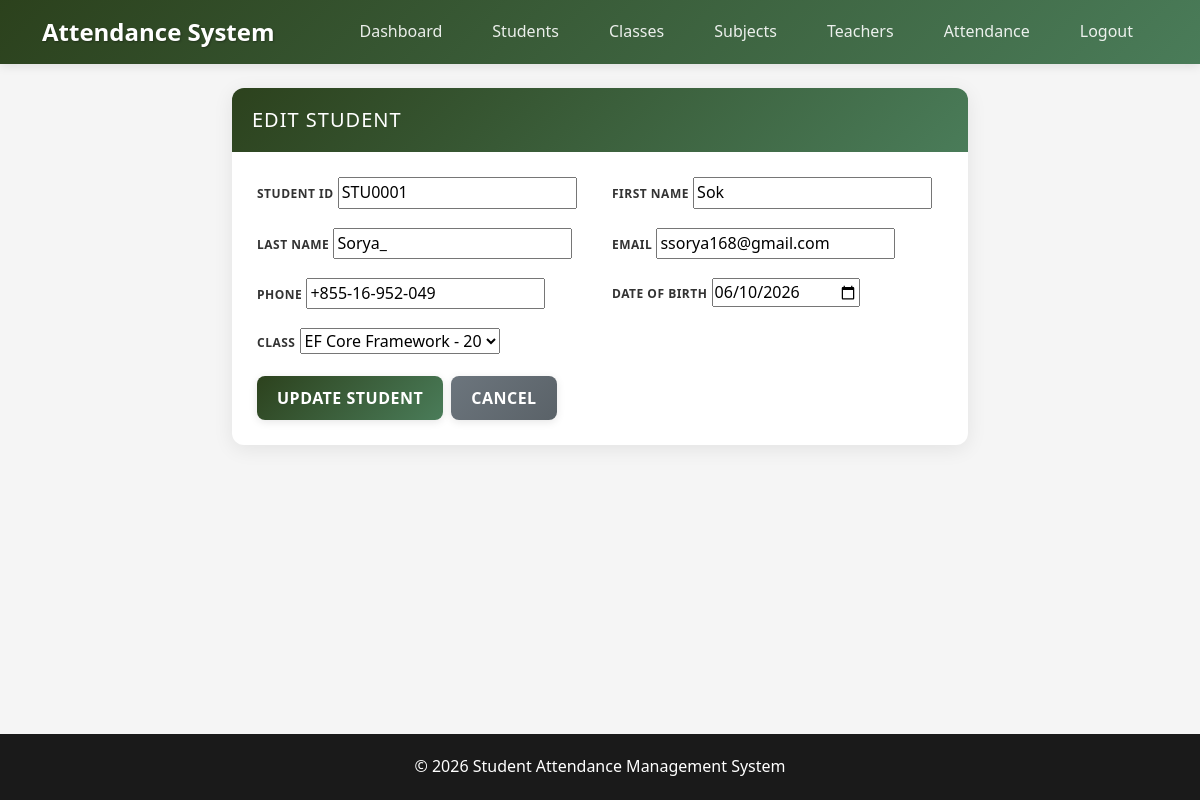
The page /students/1/edit/ (signed in) on the database its author committed.
### Attendance/models.py (models this page shows, shortened)
class Student(models.Model):
    student_id = models.CharField(max_length=20, unique=True)
    first_name = models.CharField(max_length=50)
    last_name = models.CharField(max_length=50)
    email = models.EmailField(unique=True)
    phone = models.CharField(max_length=20, unique=True)
    date_of_birth = models.DateField()
    class_room = models.ForeignKey(Class, on_delete=models.CASCADE)
    created_at = models.DateTimeField(auto_now_add=True)

### Attendance/views.py (the view)
# urls.py: path('students/<int:pk>/edit/', views.student_edit, name='student_edit'),
@login_required
def student_edit(request, pk):
    student = get_object_or_404(Student, pk=pk)
    if request.method == 'POST':
        form = StudentForm(request.POST)
        if form.is_valid():
            form.save()
            messages.success(request, 'Student updated successfully')
            return redirect('student_detail')
    else:
        form = StudentForm(instance=student)
    return render(request, 'students/edit.html', {'form': form, 'student': student})

### Attendance/forms.py
class StudentForm(forms.ModelForm):
    class Meta:
        model = Student
        fields = ['student_id', 'first_name', 'last_name', 'email', 'phone', 'date_of_birth', 'class_room']
        widgets = {
            'date_of_birth': forms.DateInput(attrs={'type': 'date'}),
        }

### Attendance/models.py (called while the page is built)
    def __str__(self):
        return f"{self.class_name} - {self.capacity}"

### Templates/students/edit.html (shortened to what this page needs)
{% extends 'base.html' %}
{% block content %}
<div class="row">
    <div class="col-md-8 mx-auto align-content-center w-800">
        <div class="card">
            <div class="card-header">
                <h4>Edit Student</h4>
            </div>
            <div class="card-body">
                <form method="post">
                    <div class="row">
                        <div class="col-md-6">
                            <div class="mb-3">
                                <label for="{{ form.student_id.id_for_label }}" class="form-label">Student ID</label>
                                {{ form.student_id }}
                            </div>
                        </div>
                        <div class="col-md-6">
                            <div class="mb-3">
                                <label for="{{ form.first_name.id_for_label }}" class="form-label">First Name</label>
                                {{ form.first_name }}
                            </div>
                        </div>
                    </div>
                    <div class="row">
                        <div class="col-md-6">
                            <div class="mb-3">
                                <label for="{{ form.last_name.id_for_label }}" class="form-label">Last Name</label>
                                {{ form.last_name }}
                            </div>
                        </div>
                        <div class="col-md-6">
                            <div class="mb-3">
                                <label for="{{ form.email.id_for_label }}" class="form-label">Email</label>
                                {{ form.email }}
                            </div>
                        </div>
                    </div>
                    <div class="row">
                        <div class="col-md-6">
                            <div class="mb-3">
                                <label for="{{ form.phone.id_for_label }}" class="form-label">Phone</label>
                                {{ form.phone }}
                            </div>
                        </div>
                        <div class="col-md-6">
                            <div class="mb-3">
                                <label for="{{ form.date_of_birth.id_for_label }}" class="form-label">Date of
                                    Birth</label>
                                {{ form.date_of_birth }}
                            </div>
                        </div>
                    </div>
                    <div class="row">
                        <div class="col-md-6">
                            <div class="mb-3">
                                <label for="{{ form.class_room.id_for_label }}" class="form-label">Class</label>
                                {{ form.class_room }}
                            </div>
                        </div>
                    </div>
                    <div class="d-flex gap-2">
                        <button type="submit" class="btn btn-primary">Update Student</button>
                        <a href="{% url 'student_list'%}" class="btn btn-secondary">Cancel</a>
                    </div>
                </form>
            </div>
        </div>
    </div>
</div>
{% endblock %}

### Templates/static/css/style.css (style rules this page uses)
:root { --primary-color: #1f360ff0; --primary-hover: #1f360f; --secondary-color: #4a7c59; --accent-color: #759353; --dark-bg: #1a1a1a; --light-bg: #f5f5f5; --card-bg: #ffffff; --text-primary: #333333; --text-secondary: #666666; --border-color: #e0e0e0; --success-color: #4caf50; --warning-color: #ff9800; --danger-color: #f44336; --info-color: #2196f3; }
body { background-color: var(--light-bg); color: var(--text-primary); font-family: 'Segoe UI', Tahoma, Geneva, Verdana, sans-serif; line-height: 1.6; }
.card { border: none; border-radius: 12px; box-shadow: 0 4px 20px rgba(0,0,0,0.08); transition: all 0.3s ease; background: var(--card-bg); margin-bottom: 25px; }
.card-header { background: linear-gradient(135deg, var(--primary-color) 0%, var(--secondary-color) 100%); color: white; border: none; border-radius: 12px 12px 0 0 !important; padding: 20px; font-weight: 600; text-transform: uppercase; letter-spacing: 1px; }
.card-header h4 { margin: 0; font-size: 1.25rem; }
.card-body { padding: 25px; }
.btn { border-radius: 8px; display: flex; font-weight: 600; text-transform: uppercase; letter-spacing: 0.5px; padding: 10px 20px; transition: all 0.3s ease; border: none; box-shadow: 0 2px 8px rgba(0,0,0,0.1); }
.btn-primary { background: linear-gradient(135deg, var(--primary-color) 0%, var(--secondary-color) 100%); color: white; }
.btn-secondary { background: linear-gradient(135deg, #6c757d 0%, #5a6268 100%); color: white; }
.form-label { font-weight: 600; color: var(--text-primary); margin-bottom: 8px; text-transform: uppercase; letter-spacing: 0.5px; font-size: 12px; }

### rows shown on the page
Student: student_id "STU0001", first_name "Sok", last_name "Sorya_", email "ssorya168@gmail.com", phone "+855-16-952-049", date_of_birth "06/10/2026", class_room "EF Core Framework - 20"
